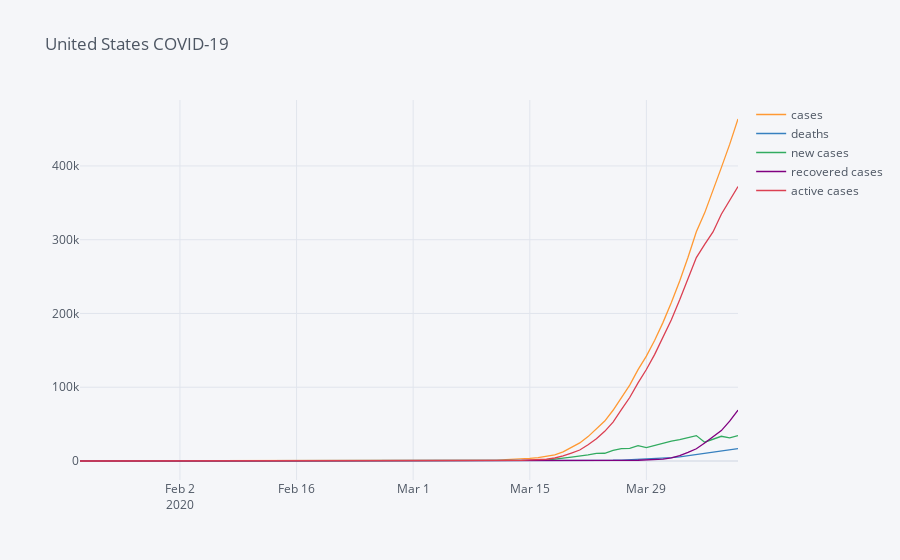

The notebook cell saved with this chart:
### Code cell
us_data.iplot(title=f"United States COVID-19")
